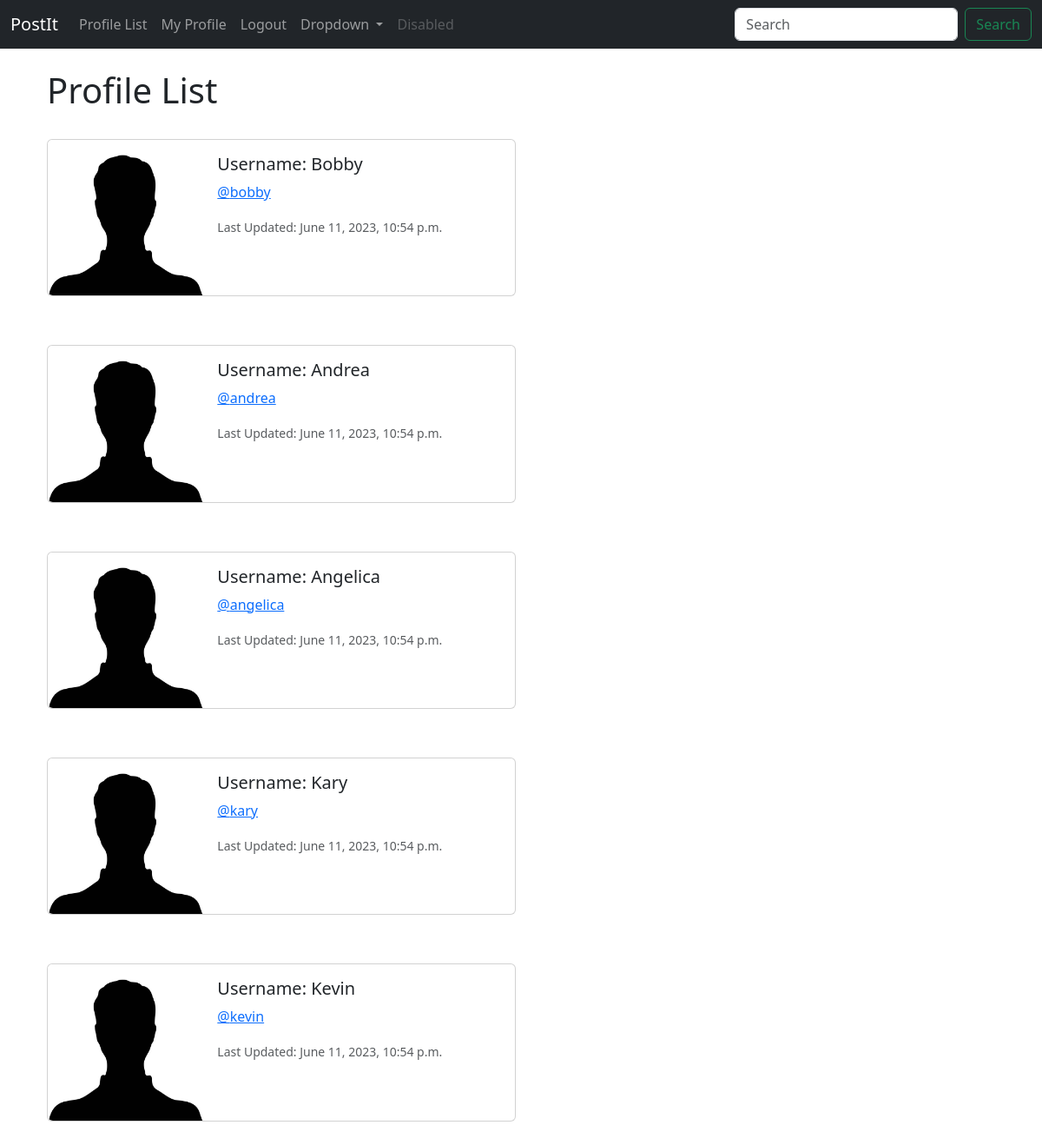
Screenshot of /profile_list/ (signed in) with the database file from the repository.
### postit/models.py (models this page shows, shortened)
class Profile(models.Model):
    user = models.OneToOneField(User, on_delete=models.CASCADE)
    follows = models.ManyToManyField(
        'self',
        related_name='followed_by',
        symmetrical=False,
        blank=True
    )
    date_modified = models.DateTimeField(User, auto_now=True)

### postit/views.py (the view)
# urls.py: path('profile_list/', views.profile_list, name='profile_list'),
def profile_list(request):
    if request.user.is_authenticated:
        profiles = Profile.objects.exclude(user=request.user)
        return render(request, 'profile_list.html', {'profiles': profiles})
    else:
        messages.success(request, 'You must be logged in to view this page!')
        return redirect('home')

### postit/templates/profile_list.html
{% extends 'base.html' %}
{% load static %}
{% block content %}
<h1>Profile List</h1>
<br/>
{% if profiles%}
    {%for profile in profiles %}
            <div class="card mb-2" style="max-width: 540px;">
              <div class="row g-0">
                <div class="col-md-4">
                  <img src="{% static 'images/profile.jpg' %}" class="img-fluid rounded-start" alt="Profile pic">
                </div>
                <div class="col-md-8">
                  <div class="card-body">
                    <h5 class="card-title">Username: {{ profile.user.username }}</h5>
                    <p class="card-text"><a href="{% url 'profile' profile.user.id %}">@{{ profile.user.username|lower }}</a></p>
                    <p class="card-text"><small class="text-body-secondary">Last Updated: {{ profile.date_modified }}</small></p>
                  </div>
                </div>
              </div>
            </div>
        <br/><br/>
    {% endfor %}
{% endif %}
{% endblock %}

### rows the page displays
Profile: user.username "Bobby", user.username "bobby", date_modified "June 11, 2023, 10:54 p.m."
Profile: user.username "Andrea", user.username "andrea", date_modified "June 11, 2023, 10:54 p.m."
Profile: user.username "Angelica", user.username "angelica", date_modified "June 11, 2023, 10:54 p.m."
Profile: user.username "Kary", user.username "kary", date_modified "June 11, 2023, 10:54 p.m."
Profile: user.username "Kevin", user.username "kevin", date_modified "June 11, 2023, 10:54 p.m."
